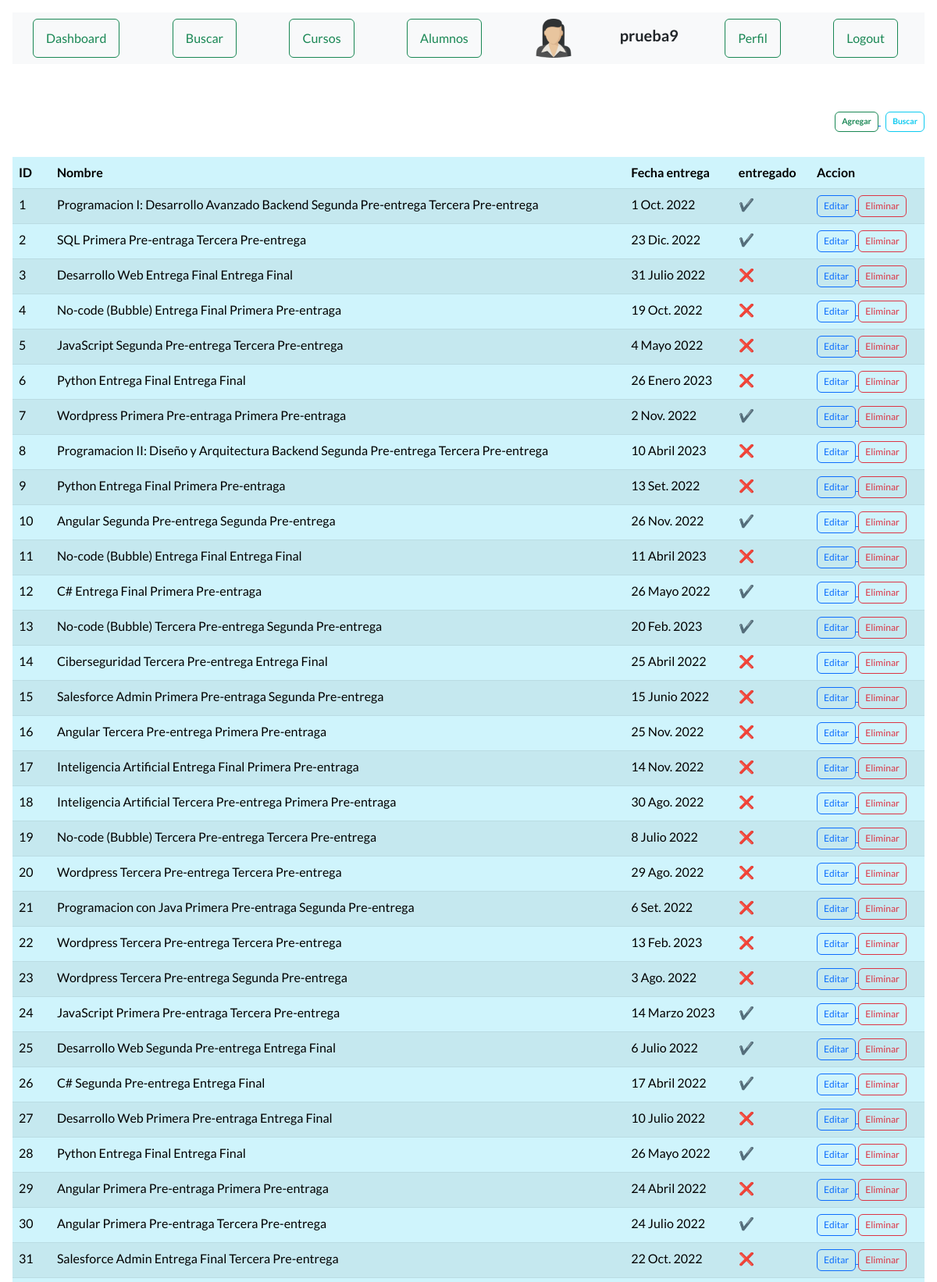
Screenshot of /ver_entregables (signed in, upper part) with the database file from the repository.
### AppCoder/models.py (models this page shows, shortened)
class Entregable(models.Model):
    nombre = models.CharField(max_length=40)
    fecha_entrega = models.DateField()
    entregado = models.BooleanField()

### AppCoder/views.py (the view)
# urls.py: path("ver_entregables", views.ver_entregables, name="entregables"),
def ver_entregables(request):
    entregables = Entregable.objects.all()
    user = request.user.id
    if user is not None:
        entregable_seleccionado = True
        avatares = Avatar.objects.filter(user=request.user.id)
        return render(request , "entregables.html", {"url": avatares[0].imagen.url, "entregables": entregables,
                                                    "entregable_seleccionado": entregable_seleccionado})
    return render(request, "entregables.html", {"entregables": entregables})

### AppCoder/templates/entregables.html (shortened to what this page needs)
{% extends "base.html" %}
{% block title %}<h1 class="text-center"> Entregables </h1>{% endblock %}
{% load static %}
{% block contenido %}
    <div class="d-grid gap-2 col-12 mx-auto justify-content-md-end">
        <div>
            <a href="{% url 'alta_entregable' %}">
                <button type="button"
                        class="fw-bold btn btn btn-outline-success"
                        style="--bs-btn-padding-y: .25rem; --bs-btn-padding-x: .5rem;
                        --bs-btn-font-size: .65rem;">
                    Agregar
                </button>
            </a>
            <a href="{% url 'bus_entregable' %}">
                <button type="button"
                        class="fw-bold btn btn btn-outline-info"
                        style="--bs-btn-padding-y: .25rem; --bs-btn-padding-x: .5rem;
                        --bs-btn-font-size: .65rem;">
                    Buscar
                </button>
            </a>
        </div>
    </div>
    {% if entregables %}
    <table class="table table-md table-info table-striped">
    <div class="table-responsive">
        <thead>
            <tr>
                <th>ID</th>
                <th>Nombre</th>
                <th>Fecha entrega</th>
                <th>entregado</th>
                <th>Accion</th>
            </tr>
        </thead>
        <body>
            {% for n in entregables %}
            <tr>
                <td>{{n.id}}</td>
                <td>{{n.nombre}}</td>
                <td>{{n.fecha_entrega}}</td>
                <td>{% if n.entregado == False %} ❌ {% else %} ✔ {% endif %}</td>
                <td>
                    <div>
                        <a href="{% url 'editar_entregable' n.id %}">
                            <button type="button"
                                        class="btn btn-outline-primary"
                                        style="--bs-btn-padding-y: .25rem; --bs-btn-padding-x: .5rem;
                            --bs-btn-font-size: .75rem;">Editar
                                </button>
                        <a href="{% url 'eliminar_entregable' n.id %}">
                            <button type="button"
                                        class="btn btn-outline-danger btnEliminacion"
                                        style="--bs-btn-padding-y: .25rem; --bs-btn-padding-x: .5rem;
                            --bs-btn-font-size: .75rem;">Eliminar
                                </button>
                        </a>
                    </div>
                </td>
            </tr>
            {% endfor %}
        </body>
        </div>
    </table>
    {% else %}
        <center><h4 class="fs-4 text-warning bg-dark">No hay registros</h4></center>
    {% endif %}
{% endblock %}

### AppCoder/templates/base.html (shortened to what this page needs)
<!DOCTYPE html>
<html lang="en" class="bg-secondary-subtle">
    <head>
        {% load static %}
        <link href="https://cdn.jsdelivr.net/npm/bootstrap-icons@1.5.0/font/bootstrap-icons.css" rel="stylesheet" type="text/css" />
        <link href="{% static 'AppCoder/css/styles.css' %}" rel="stylesheet" />
    </head>
    <body class="p-3 m-0 border-0  bg-secondary-subtle">
        <nav class="navbar navbar-light bg-light static-top">
            <div class="container">
                {% if not request.user.is_authenticated %}
                    <a href="{% url 'login' %}">
                        <button class="btn btn-outline-success me-2" type="button">Login</button>
                    </a>
                    <a href="{% url 'registro' %}">
                        <button class="btn btn-outline-primary me-2" type="button">Registrar</button>
                    </a>
                {% else %}
                    {% if dashboard_seleccionado %}
                        <a href="{% url 'dashboard' %}">
                            <button class="btn btn-success me-2" type="button">Dashboard</button>
                        </a>
                    {% else %}
                        <a href="{% url 'dashboard' %}">
                            <button class="btn btn-outline-success me-2" type="button">Dashboard</button>
                        </a>
                    {% endif %}
                    {% if buscar_seleccionado %}
                        <a href="{% url 'home' %}">
                            <button class="btn btn-success me-2" type="button">Buscar</button>
                        </a>
                    {% else %}
                        <a href="{% url 'home' %}">
                            <button class="btn btn-outline-success me-2" type="button">Buscar</button>
                        </a>
                    {% endif %}
                    {% if curso_seleccionado %}
                        <a href="{% url 'cursos' %}">
                            <button class="btn btn-success me-2" type="button">Cursos</button>
                        </a>
                    {% else %}
                        <a href="{% url 'cursos' %}">
                            <button class="btn btn-outline-success me-2" type="button">Cursos</button>
                        </a>
                    {% endif %}
                    {% if alumno_seleccionado %}
                        <a href="{% url 'alumnos' %}">
                            <button class="btn btn-success me-2" type="button">Alumnos</button>
                        </a>
                    {% else %}
                        <a href="{% url 'alumnos' %}">
                            <button class="btn btn-outline-success me-2" type="button">Alumnos</button>
                        </a>
                    {% endif %}
                    <div>
                        <img src="{{ url }}" alt="" width="50px" height="50px">
                    </div>
                    <div>
                        <h5>{{request.user.username}}</h5>
                    </div>
                    {% if perfil_seleccionado %}
                        <a href="{% url 'EditarPerfil' %}">
                            <button class="btn btn-success me-2" type="button">Perfil</button>
                        </a>
                    {% else %}
                        <a href="{% url 'EditarPerfil' %}">
                            <button class="btn btn-outline-success me-2" type="button">Perfil</button>
                        </a>
                    {% endif %}
                    <a href="{% url 'LogOut' %}">
                        <button class="btn btn-outline-success me-2" type="button">Logout</button>
                    </a>
                {% endif %}
            </div>
        </nav>
        <header class="">
            <div class="container position-relative">
                <div class="row justify-content-center">
                    <div class="col-xl-6">
                        <div class="text-center text-white">
                            {% block title %}<h1 class="mb-5">Inicio</h1>{% endblock %}
                        </div>
                    </div>
                </div>
            </div>
        </header>
        <div class="container-xxxl py-1">
            {% block contenido %}
            {% endblock %}
        </div>
    </body>
</html>

### rows the page displays
Entregable: id "1", nombre "Programacion I: Desarrollo Avanzado Backend Segunda Pre-entrega Tercera Pre-entrega", fecha_entrega "1 Oct. 2022"
Entregable: id "2", nombre "SQL Primera Pre-entraga Tercera Pre-entrega", fecha_entrega "23 Dic. 2022"
Entregable: id "3", nombre "Desarrollo Web Entrega Final Entrega Final", fecha_entrega "31 Julio 2022"
Entregable: id "4", nombre "No-code (Bubble) Entrega Final Primera Pre-entraga", fecha_entrega "19 Oct. 2022"
Entregable: id "5", nombre "JavaScript Segunda Pre-entrega Tercera Pre-entrega", fecha_entrega "4 Mayo 2022"
Entregable: id "6", nombre "Python Entrega Final Entrega Final", fecha_entrega "26 Enero 2023"
Entregable: id "7", nombre "Wordpress Primera Pre-entraga Primera Pre-entraga", fecha_entrega "2 Nov. 2022"
Entregable: id "8", nombre "Programacion II: Diseño y Arquitectura Backend Segunda Pre-entrega Tercera Pre-entrega", fecha_entrega "10 Abril 2023"
Entregable: id "9", nombre "Python Entrega Final Primera Pre-entraga", fecha_entrega "13 Set. 2022"
Entregable: id "10", nombre "Angular Segunda Pre-entrega Segunda Pre-entrega", fecha_entrega "26 Nov. 2022"
Entregable: id "11", nombre "No-code (Bubble) Entrega Final Entrega Final", fecha_entrega "11 Abril 2023"
Entregable: id "12", nombre "C# Entrega Final Primera Pre-entraga", fecha_entrega "26 Mayo 2022"
Entregable: id "13", nombre "No-code (Bubble) Tercera Pre-entrega Segunda Pre-entrega", fecha_entrega "20 Feb. 2023"
Entregable: id "14", nombre "Ciberseguridad Tercera Pre-entrega Entrega Final", fecha_entrega "25 Abril 2022"
Entregable: id "15", nombre "Salesforce Admin Primera Pre-entraga Segunda Pre-entrega", fecha_entrega "15 Junio 2022"
Entregable: id "16", nombre "Angular Tercera Pre-entrega Primera Pre-entraga", fecha_entrega "25 Nov. 2022"
Entregable: id "17", nombre "Inteligencia Artificial Entrega Final Primera Pre-entraga", fecha_entrega "14 Nov. 2022"
Entregable: id "18", nombre "Inteligencia Artificial Tercera Pre-entrega Primera Pre-entraga", fecha_entrega "30 Ago. 2022"
Entregable: id "19", nombre "No-code (Bubble) Tercera Pre-entrega Tercera Pre-entrega", fecha_entrega "8 Julio 2022"
Entregable: id "20", nombre "Wordpress Tercera Pre-entrega Tercera Pre-entrega", fecha_entrega "29 Ago. 2022"
Entregable: id "21", nombre "Programacion con Java Primera Pre-entraga Segunda Pre-entrega", fecha_entrega "6 Set. 2022"
Entregable: id "22", nombre "Wordpress Tercera Pre-entrega Tercera Pre-entrega", fecha_entrega "13 Feb. 2023"
Entregable: id "23", nombre "Wordpress Tercera Pre-entrega Segunda Pre-entrega", fecha_entrega "3 Ago. 2022"
Entregable: id "24", nombre "JavaScript Primera Pre-entraga Tercera Pre-entrega", fecha_entrega "14 Marzo 2023"
Entregable: id "25", nombre "Desarrollo Web Segunda Pre-entrega Entrega Final", fecha_entrega "6 Julio 2022"
Entregable: id "26", nombre "C# Segunda Pre-entrega Entrega Final", fecha_entrega "17 Abril 2022"
Entregable: id "27", nombre "Desarrollo Web Primera Pre-entraga Entrega Final", fecha_entrega "10 Julio 2022"
Entregable: id "28", nombre "Python Entrega Final Entrega Final", fecha_entrega "26 Mayo 2022"
Entregable: id "29", nombre "Angular Primera Pre-entraga Primera Pre-entraga", fecha_entrega "24 Abril 2022"
Entregable: id "30", nombre "Angular Primera Pre-entraga Tercera Pre-entrega", fecha_entrega "24 Julio 2022"
Entregable: id "31", nombre "Salesforce Admin Entrega Final Tercera Pre-entrega", fecha_entrega "22 Oct. 2022"

### other values shown
{{ request.user.username }} "prueba9"
